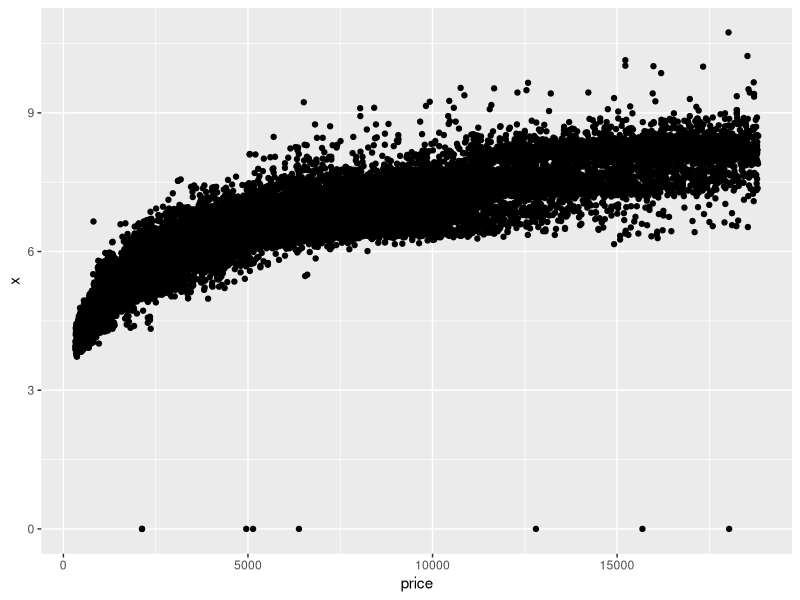
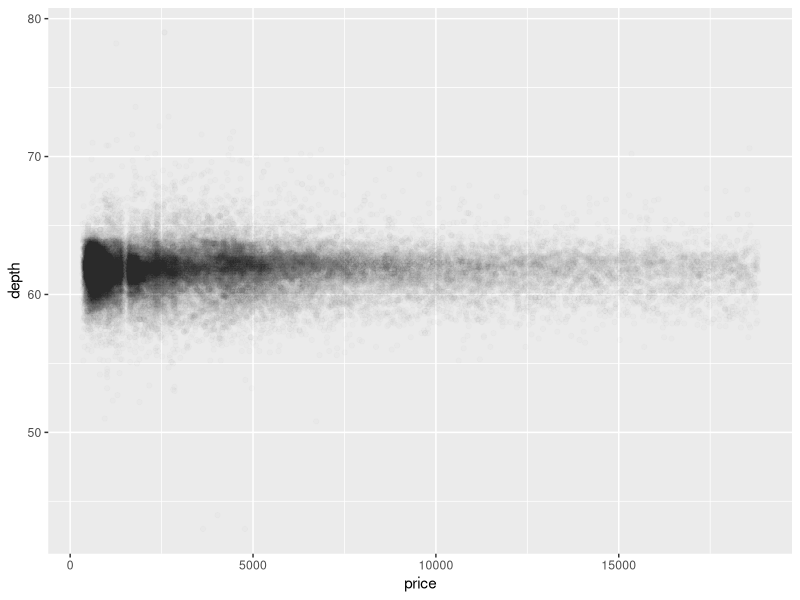

Generate these figures, in order, with R:
install.packages('ggplot2')
library(ggplot2)
data(diamonds)
ggplot(data=diamonds, aes(x=price, y=x)) +
  geom_point()
cor.test(diamonds$price, diamonds$x)
cor.test(diamonds$price, diamonds$y)
cor.test(diamonds$price, diamonds$z)
ggplot(data=diamonds, aes(x=price, y=depth)) +
  geom_point(alpha= 1/100)
